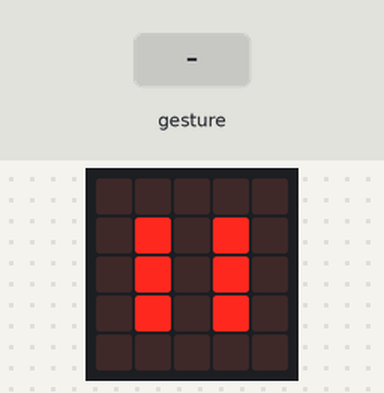
The program below on a simulated BBC micro:bit (MakeCode). Parts: the board's 5×5 LED display. The test bench sets the inputs (shaded band). Random numbers come from a fixed seed; a tilt is held for 1.5 s and a shake lasts 1 s, then the board lies face up again.

Above: at 1.2 s.
1.3 s: gesture 'shake'
At 2.2 s:
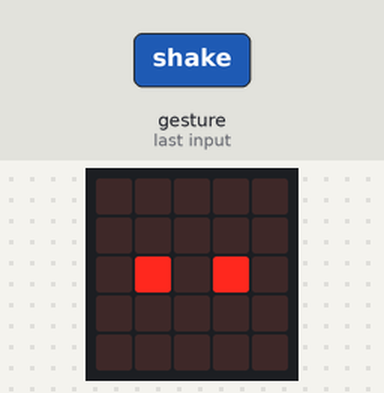
3.1 s: gesture 'shake'
At 3.9 s:
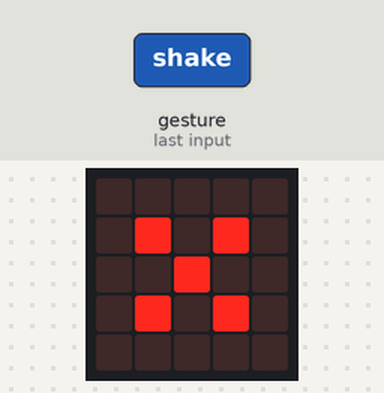
4.8 s: gesture 'shake'
At 5.7 s:
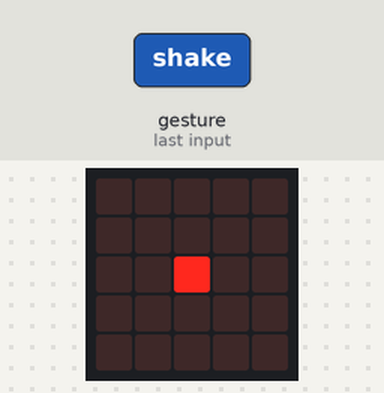
6.5 s: gesture 'shake'
At 7.5 s:
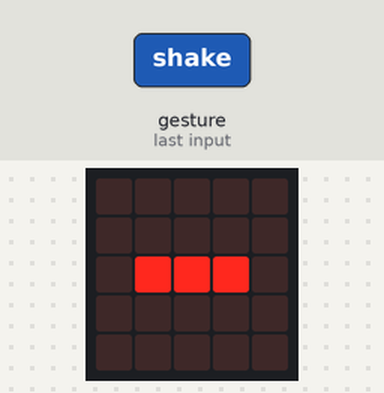
Timing chart, 0 to 9.2 s (numbered marks = the images above; inputs shaded):
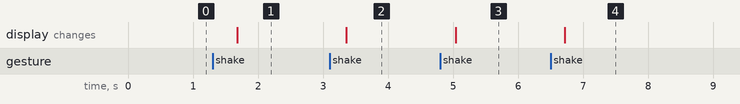

Measured:
- after the input at 1.3 s, the display: changes after 0.38 s (image 1)
- after the input at 3.1 s, the display: changes after 0.26 s (image 2)
- after the input at 4.8 s, the display: changes after 0.24 s (image 3)
- after the input at 6.5 s, the display: changes after 0.22 s (image 4)

The program:

main.ts
```typescript
let 點數 = 0
input.onGesture(Gesture.Shake, function () {
    點數 = randint(1, 6)
})
basic.forever(function () {
    if (點數 == 1) {
        basic.showLeds(`
            . . . . .
            . . . . .
            . . # . .
            . . . . .
            . . . . .
            `)
    } else if (點數 == 2) {
        basic.showLeds(`
            . . . . .
            . . . . .
            . # . # .
            . . . . .
            . . . . .
            `)
    } else if (點數 == 3) {
        basic.showLeds(`
            . . . . .
            . . . . .
            . # # # .
            . . . . .
            . . . . .
            `)
    } else if (點數 == 4) {
        basic.showLeds(`
            . . . . .
            . # . # .
            . . . . .
            . # . # .
            . . . . .
            `)
    } else if (點數 == 5) {
        basic.showLeds(`
            . . . . .
            . # . # .
            . . # . .
            . # . # .
            . . . . .
            `)
    } else {
        basic.showLeds(`
            . . . . .
            . # . # .
            . # . # .
            . # . # .
            . . . . .
            `)
    }
})
```

test.ts
```typescript
// 在這裡測試；當此封包作為擴充功能時，將不會編譯此內容。
```
